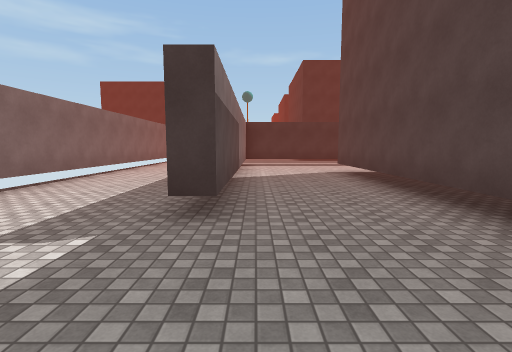
view 1 (above)

24 first-person views from a walk through a Unity game level. The camera is 1.5 m above the floor, tilts 6° down and sees 85° across. The floor is counted in squares, 2 m on a side. Each view is taken from the middle of a square. On the plan, view 1 faces up. The plan holds only what a view shows up to about 10 squares ahead; the rest is blank. The place goes on beyond the plan. The player is left out. Surface patterns are stand-ins for the level's own textures.

view 2
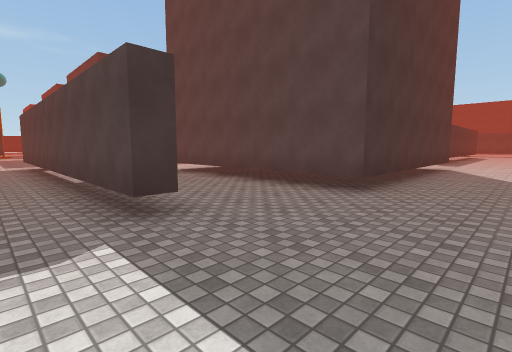

view 3
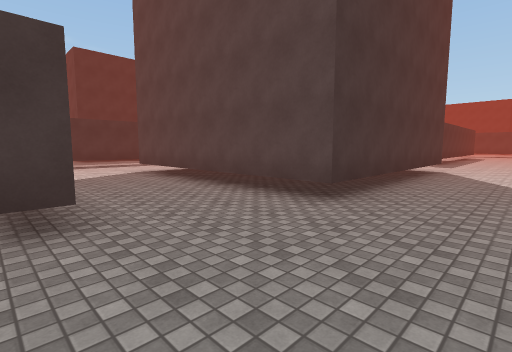

view 4
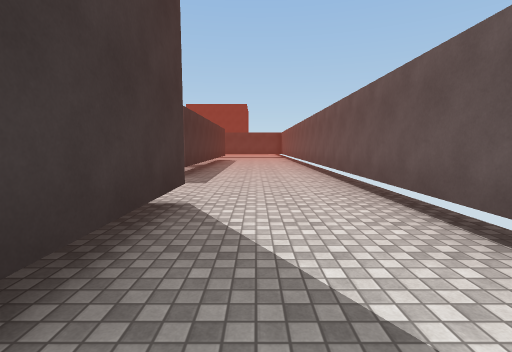

view 5
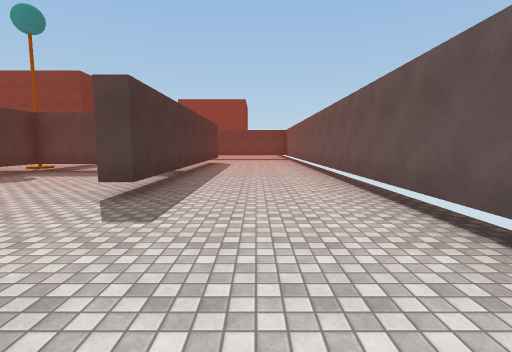

view 6
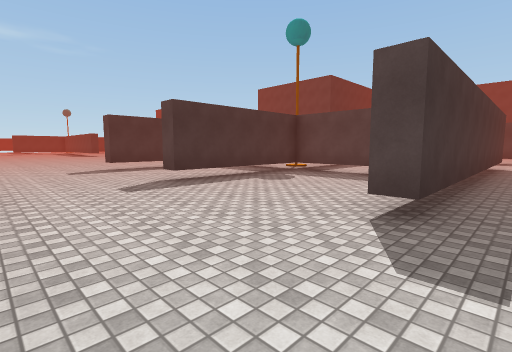

view 7
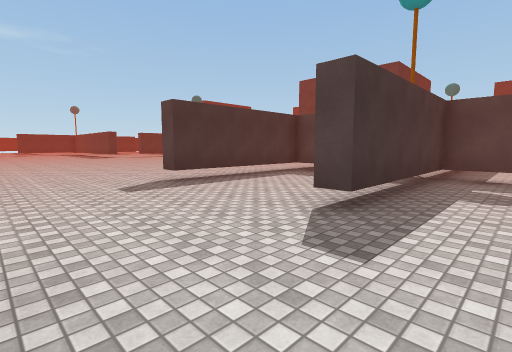

view 8
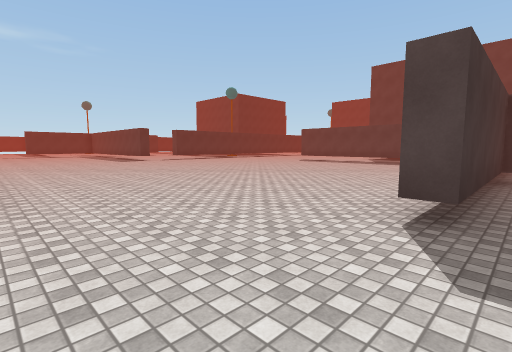

view 9
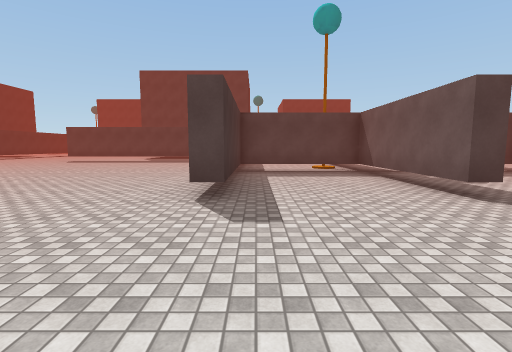

view 10
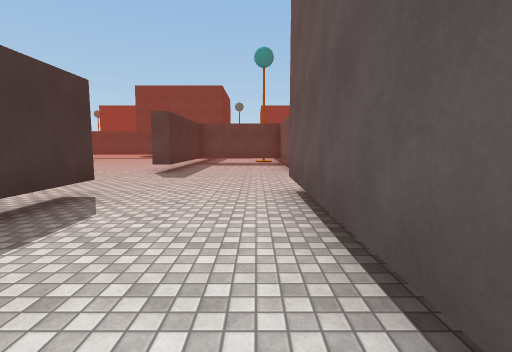

view 11
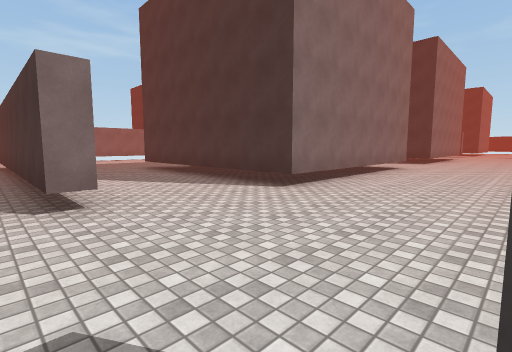

view 12
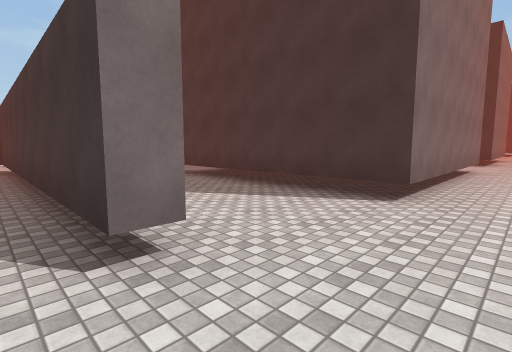

view 13
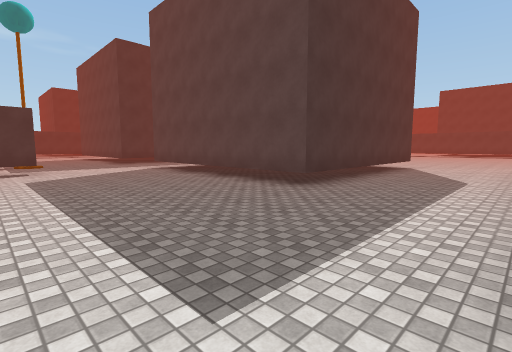

view 14
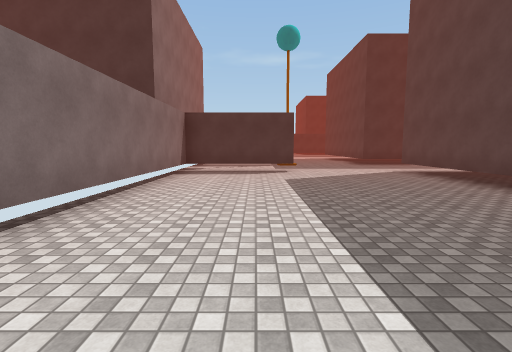

view 15
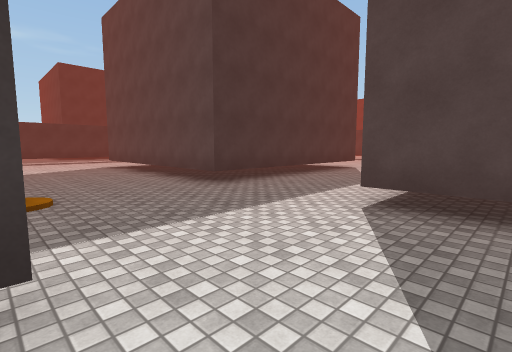

view 16
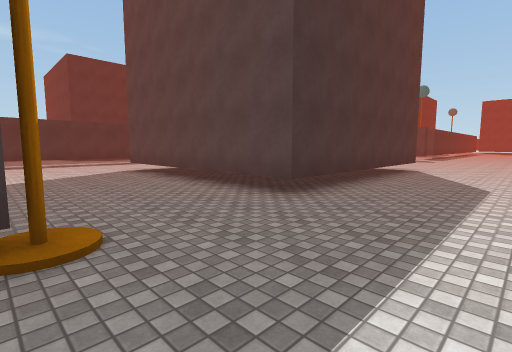

view 17
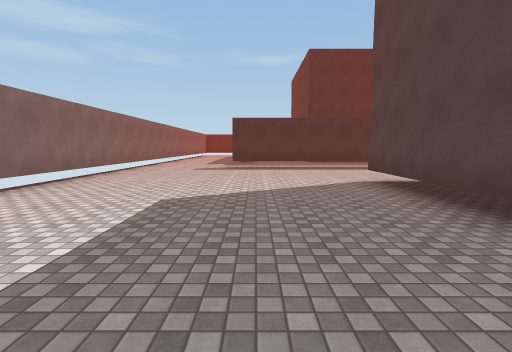

view 18
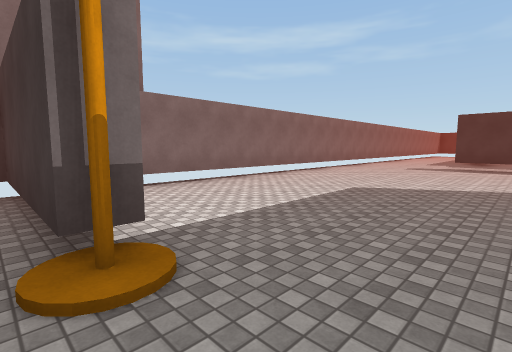

view 19
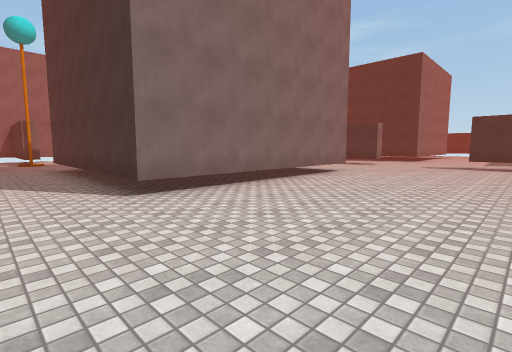

view 20
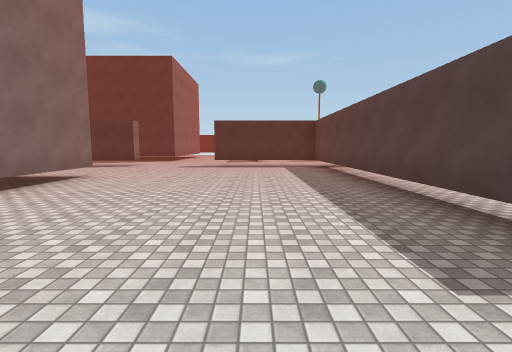

view 21
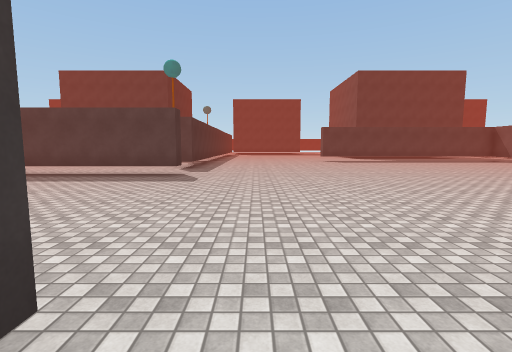

view 22
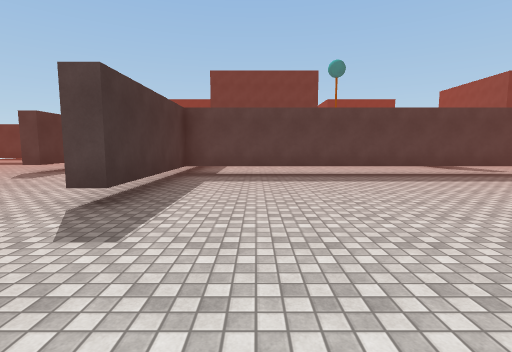

view 23
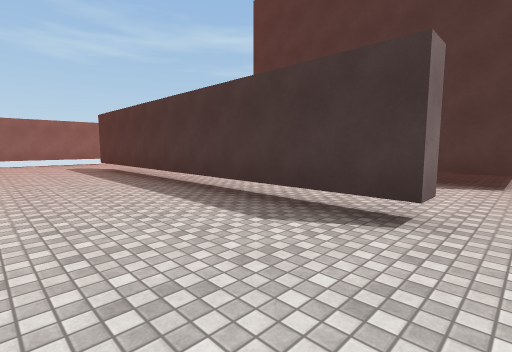

view 24
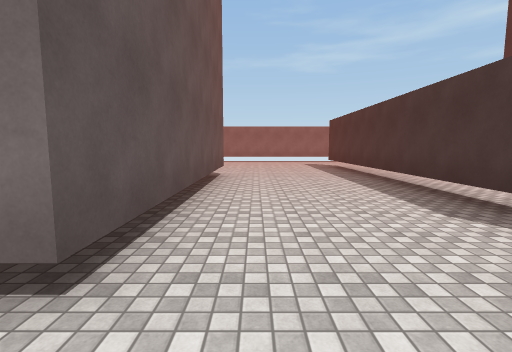

### Floor plan
Key: @ floor where view 1 was taken; # wall or solid block; . floor; T thing the floor can be seen under or through.
Columns run from 5 left of view 1 to 18 right of it. Each row starts with its distance up from view 1.
 35  #...#########...####
 34  #..................#...
 33  #..................T...
 32  #..................T...
 31  #......######......T...
 30  #......#    #......T...
 29  #......#    #......T...
 28  #......#    #......T...
 27  #......#    #......T...
 26  #......#    #.........#
 25  # .....######..........
 24 #####...................
 23  .......................
 22  .......................
 21  ####...#    #..........
 20  #......#    #..........
 19  #......#    #..........
 18  #......#    #..........
 17  #......#    #..........
 16  #......#    #..........
 15  #......######..........
 14   ......................
 13    ....................
 12    .##########...#####
 11     #................#..
 10  #..#................#..
  9  #..#................T.
  8  #..#...######...TTTTT
  7  #..#...#     .......T..
  6  #..#...#     .......T..
  5  #..#...#     .......#
  4   ..#...#     .......#
  3   ..#...#     ...#######
  2    .....######..........
  1    .....................
  0    ..@..................
 -1             ############

Positions as (right, up) in squares from view 1, and headings:
1: (0, 0), facing up
2: (-2, 0), facing up-right
3: (-1, 0), facing up-right
4: (5, 1), facing right
5: (8, 1), facing right
6: (9, 2), facing up-right
7: (9, 6), facing up-right
8: (9, 11), facing up-right
9: (8, 11), facing right
10: (4, 9), facing right
11: (12, 11), facing up-left
12: (10, 11), facing up-left
13: (-2, 12), facing up-right
14: (-2, 13), facing up
15: (-1, 20), facing up-right
16: (-1, 22), facing up-right
17: (0, 25), facing up
18: (1, 24), facing up-left
19: (13, 23), facing up-left
20: (13, 24), facing up
21: (8, 24), facing right
22: (8, 33), facing right
23: (9, 32), facing up-left
24: (10, 32), facing left
